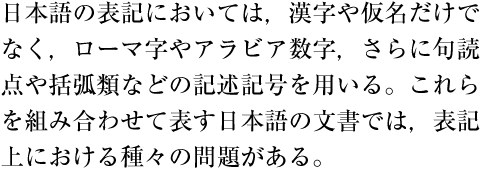
#> input picture test-data/split-test-1.png, 480 x 172 px
$ python split.py
#> lines starting #> are read from the running program, lines starting #| are printed output that depends on the picture; after the words box and inside, x2 and y2 are one past the last pixel; in counts of white or black regions, pixels touching at a corner belong together
import cv2

import collections

EXAMPLE = "test-data/split-test-1.png"

img = cv2.imread(EXAMPLE, cv2.IMREAD_GRAYSCALE)
#> img is the input picture: shape (172, 480); min 0, max 255, mean 227
(thresh, im_reverse) = cv2.threshold(img, 128, 255, cv2.THRESH_BINARY_INV | cv2.THRESH_OTSU)
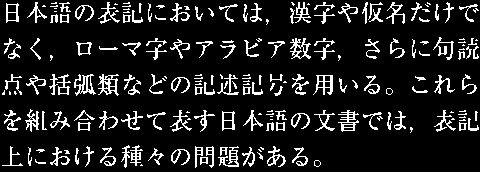
#> im_reverse: shape (172, 480); 12.4% white in thin lines or dots
#> thresh = 143
cv2.imshow('thresh', im_reverse)
cv2.waitKey(0)
height, width = im_reverse.shape
#> height = 172; width = 480

#sum of pixels of each row
rowsums = []
for i in range(height):
	rowsums.append(sum(im_reverse[i]))
#> after the loop, rowsums = 172 values, max 40800 at index 92, min 0 at index 0, mean 15136.9

#line seperate
PIXEL_THRESH = 5
lines = []
start = None
for i, r in enumerate(rowsums):
	if start == None and r <= PIXEL_THRESH:
		continue
	elif start == None:
		start = i
	elif start != None and r <= PIXEL_THRESH:
		#done with this row
		lines.append((im_reverse[start:i], (start, i)))
		start = None
#> this loop made 172 passes
#> r on passes 1 to 12: 0, 0, 7650, 18615, 22950, 28050, 32640, 27795, 35445, 33915, 23715, 24990
#> after the loop, lines = 5 items

MIN_WIDTH = 10
chars = collections.defaultdict(list)
for li, (row, (row_start, row_end)) in enumerate(lines):
	start = None
	for i in range(width):
		col = row[:, i]
		if start == None and sum(col) == 0:
			continue
		elif start == None:
			start = i
		elif start != None and sum(col) == 0 and i - start > MIN_WIDTH:
			chars[li].append((img[row_start:row_end, :][:, start:i], (start,i)))
			start = None
#> this loop made 5 passes
#> (row_start, row_end) on passes 1 to 5: (2, 25), (37, 61), (74, 96), (109, 133), (145, 168)

for li, (row, (rstart, rend)) in enumerate(lines):
	for _, (cstart, cend) in chars.get(li):
		cv2.rectangle(img, (cstart, rstart), (cend, rend), 1)
#> this loop made 5 passes
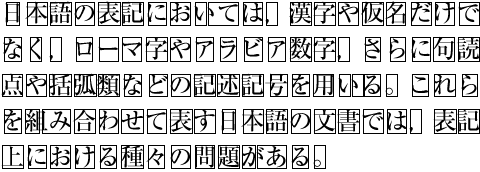
#> img: shape (172, 480); 9.6% of pixels changed, all inside (x1, y1, x2, y2) = (2, 2, 480, 169)

cv2.imshow('split_result', img)
cv2.waitKey(0)
cv2.destroyAllWindows()
